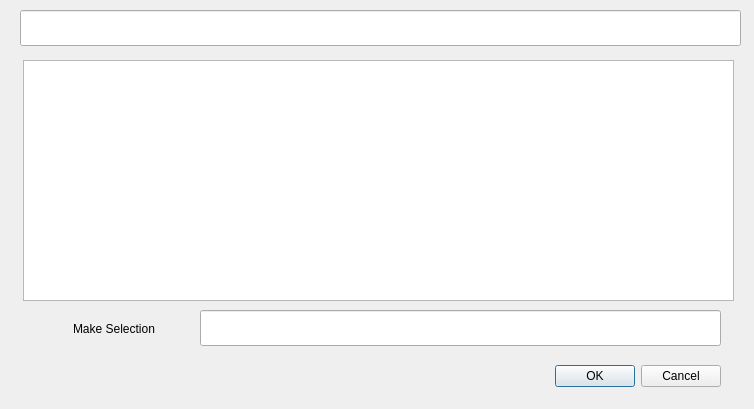
<?xml version="1.0" encoding="UTF-8"?>
<ui version="4.0">
 <class>CommandOutputHelp</class>
 <widget class="QDialog" name="CommandOutputHelp">
  <property name="geometry">
   <rect>
    <x>0</x>
    <y>0</y>
    <width>754</width>
    <height>409</height>
   </rect>
  </property>
  <property name="windowTitle">
   <string>Dialog</string>
  </property>
  <widget class="QDialogButtonBox" name="buttonBox">
   <property name="geometry">
    <rect>
     <x>100</x>
     <y>360</y>
     <width>621</width>
     <height>32</height>
    </rect>
   </property>
   <property name="orientation">
    <enum>Qt::Horizontal</enum>
   </property>
   <property name="standardButtons">
    <set>QDialogButtonBox::Cancel|QDialogButtonBox::Ok</set>
   </property>
  </widget>
  <widget class="QTextEdit" name="txtCommandOutput">
   <property name="geometry">
    <rect>
     <x>23</x>
     <y>60</y>
     <width>711</width>
     <height>241</height>
    </rect>
   </property>
   <property name="sizeAdjustPolicy">
    <enum>QAbstractScrollArea::AdjustToContents</enum>
   </property>
   <property name="lineWrapMode">
    <enum>QTextEdit::NoWrap</enum>
   </property>
   <property name="readOnly">
    <bool>true</bool>
   </property>
  </widget>
  <widget class="QLineEdit" name="txtSelection">
   <property name="geometry">
    <rect>
     <x>200</x>
     <y>310</y>
     <width>521</width>
     <height>36</height>
    </rect>
   </property>
  </widget>
  <widget class="QLabel" name="lblMakeSelection">
   <property name="geometry">
    <rect>
     <x>73</x>
     <y>318</y>
     <width>111</width>
     <height>22</height>
    </rect>
   </property>
   <property name="text">
    <string>Make Selection</string>
   </property>
  </widget>
  <widget class="QLineEdit" name="txtHelpText">
   <property name="geometry">
    <rect>
     <x>20</x>
     <y>10</y>
     <width>721</width>
     <height>36</height>
    </rect>
   </property>
   <property name="readOnly">
    <bool>true</bool>
   </property>
  </widget>
 </widget>
 <resources/>
 <connections>
  <connection>
   <sender>buttonBox</sender>
   <signal>accepted()</signal>
   <receiver>CommandOutputHelp</receiver>
   <slot>accept()</slot>
   <hints>
    <hint type="sourcelabel">
     <x>248</x>
     <y>254</y>
    </hint>
    <hint type="destinationlabel">
     <x>157</x>
     <y>274</y>
    </hint>
   </hints>
  </connection>
  <connection>
   <sender>buttonBox</sender>
   <signal>rejected()</signal>
   <receiver>CommandOutputHelp</receiver>
   <slot>reject()</slot>
   <hints>
    <hint type="sourcelabel">
     <x>316</x>
     <y>260</y>
    </hint>
    <hint type="destinationlabel">
     <x>286</x>
     <y>274</y>
    </hint>
   </hints>
  </connection>
 </connections>
</ui>
